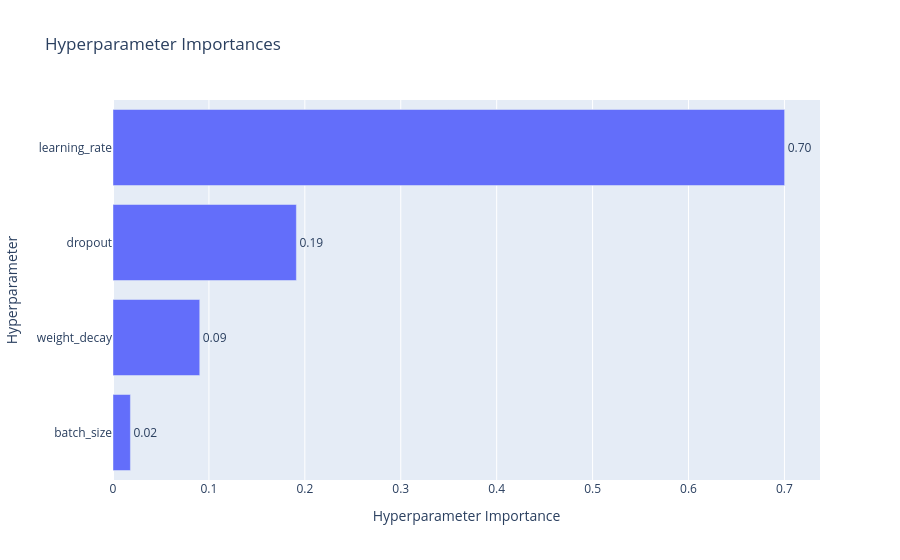

The code cell stored with this chart in its notebook:
### Code cell
vis.plot_param_importances(study)

### Figure 1 — Plotly figure (JSON) as saved in the notebook; plotly's stock layout.template omitted (floating-point values rounded to 4 significant figures)
{"data": [{"cliponaxis": false, "hovertemplate": ["batch_size (CategoricalDistribution): 0.01816186440818544<extra></extra>", "weight_decay (FloatDistribution): 0.09044741285740719<extra></extra>", "dropout (FloatDistribution): 0.19117714717521034<extra></extra>", "learning_rate (FloatDistribution): 0.700213575559197<extra></extra>"], "name": "Objective Value", "orientation": "h", "text": ["0.02", "0.09", "0.19", "0.70"], "textposition": "outside", "type": "bar", "x": [0.01816, 0.09045, 0.1912, 0.7002], "y": ["batch_size", "weight_decay", "dropout", "learning_rate"]}], "layout": {"title": {"text": "Hyperparameter Importances"}, "xaxis": {"title": {"text": "Hyperparameter Importance"}}, "yaxis": {"title": {"text": "Hyperparameter"}}}}
